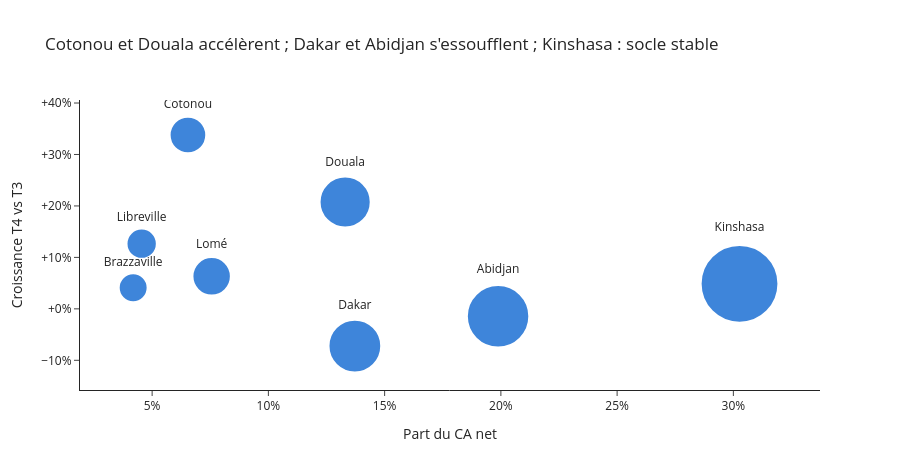

The code cell stored with this chart in its notebook:
### Markdown cell above
**Matrice d'investissement** : taille du marché (part du CA) × dynamique (T4 vs T3)

### Code cell
bub = vil.reset_index()[["ville", "part_ca", "croissance_t4_t3", "profit_net", "taux_annulation"]]
figb = px.scatter(bub, x="part_ca", y="croissance_t4_t3", size="profit_net", text="ville", color_discrete_sequence=[BLEU], size_max=55,
                  labels={"part_ca": "Part du CA net", "croissance_t4_t3": "Croissance T4 vs T3"}, title="Cotonou et Douala accélèrent ; Dakar et Abidjan s'essoufflent ; Kinshasa : socle stable",
                  hover_data={"profit_net": ":,.0f", "taux_annulation": ":.1%"})
figb.update_traces(textposition="top center", marker=dict(line=dict(width=2, color="white"), opacity=.9))
figb.add_hline(y=0, line_dash="dot", line_color=GRIS); figb.update_xaxes(tickformat=".0%"); figb.update_yaxes(tickformat="+.0%"); figb.update_layout(height=470)
figb.show()

### Figure 1 — Plotly figure (JSON) as saved in the notebook; plotly's stock layout.template omitted (floating-point values rounded to 4 significant figures)
{"data": [{"customdata": [[140000.0, 0.00257], [90180.0, 0.0], [64320.0, 0.0], [60490.0, 0.1292], [34200.0, 0.0], [31040.0, 0.0], [21270.0, 0.0], [19360.0, 0.0]], "hovertemplate": "Part du CA net=%{x}<br>Croissance T4 vs T3=%{y}<br>profit_net=%{customdata[0]:,.0f}<br>ville=%{text}<br>taux_annulation=%{customdata[1]:.1%}<extra></extra>", "legendgroup": "", "marker": {"color": "#2a78d6", "line": {"color": "white", "width": 2}, "opacity": 0.9, "size": [140000.0, 90180.0, 64320.0, 60490.0, 34200.0, 31040.0, 21270.0, 19360.0], "sizemode": "area", "sizeref": 46.27, "symbol": "circle"}, "mode": "markers+text", "name": "", "orientation": "v", "showlegend": false, "text": ["Kinshasa", "Abidjan", "Dakar", "Douala", "Lomé", "Cotonou", "Libreville", "Brazzaville"], "textposition": "top center", "type": "scatter", "x": [0.3026, 0.1988, 0.1372, 0.133, 0.0756, 0.0654, 0.0455, 0.04185], "xaxis": "x", "y": [0.04869, -0.01443, -0.07223, 0.2077, 0.0633, 0.3379, 0.1267, 0.04087], "yaxis": "y"}], "layout": {"height": 470, "legend": {"itemsizing": "constant", "tracegroupgap": 0}, "shapes": [{"line": {"color": "#898781", "dash": "dot"}, "type": "line", "x0": 0, "x1": 1, "xref": "x domain", "y0": 0, "y1": 0, "yref": "y"}], "title": {"text": "Cotonou et Douala accélèrent ; Dakar et Abidjan s'essoufflent ; Kinshasa : socle stable"}, "xaxis": {"anchor": "y", "domain": [0.0, 1.0], "tickformat": ".0%", "title": {"text": "Part du CA net"}}, "yaxis": {"anchor": "x", "domain": [0.0, 1.0], "tickformat": "+.0%", "title": {"text": "Croissance T4 vs T3"}}}}
